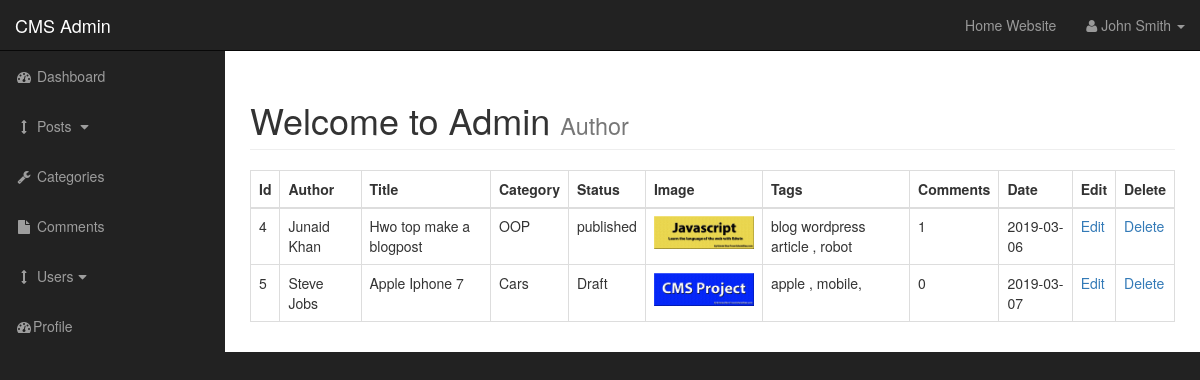
The page /admin/posts.php on the database its author committed.
### tables this page shows
CREATE TABLE `posts` (
  `post_id` int(3) NOT NULL,
  `post_category_id` int(3) NOT NULL,
  `post_title` varchar(255) NOT NULL,
  `post_author` varchar(255) NOT NULL,
  `post_date` date NOT NULL,
  `post_image` text NOT NULL,
  `post_content` text NOT NULL,
  `post_tags` varchar(255) NOT NULL,
  `post_comment_count` int(11) NOT NULL,
  `post_status` varchar(255) NOT NULL DEFAULT 'draft'
);

CREATE TABLE `categories` (
  `cat_id` int(3) NOT NULL,
  `cat_title` varchar(255) NOT NULL
);

### admin/includes/view_all_posts.php (the view, shortened to what this page needs)
       <table class="table table-hovered table-bordered">
                <thead>
                <tr>
                    <th>Id</th>
                      <th>Author</th>
                      <th>Title</th>
                      <th>Category</th>
                      <th>Status</th>
                      <th>Image</th>
                      <th>Tags</th>
                    <th>Comments</th>
                    <th>Date</th>
                    <th>Edit</th>
                    <th>Delete</th>
                </tr>
                </thead>
                <tbody>
                <tr>
                <?php
    $query = "SELECT * from posts";
    $select_posts= mysqli_query($connection , $query);
    while($row = mysqli_fetch_assoc($select_posts))
    {
    $post_id = $row['post_id'];
     $post_author = $row['post_author'];
     $post_title = $row['post_title'];
     $post_category_id = $row['post_category_id'];
     $post_status = $row['post_status'];
     $post_image = $row['post_image'];
    $post_tags = $row['post_tags'];
    $post_comment_count = $row['post_comment_count'];
      $post_date = $row['post_date'];
    echo "<tr>";
        echo "<td>{$post_id}</td>";
        echo "<td>{$post_author}</td>";
        echo "<td>{$post_title}</td>";
    $query = "SELECT * from categories where cat_id={$post_category_id}";
    $select_categories_id= mysqli_query($connection , $query);
    while($row = mysqli_fetch_assoc($select_categories_id))
    {
    $cat_title = $row['cat_title'];
        echo "<td>{$cat_title}</td>";}
        echo "<td>{$post_status}</td>";
        echo "<td><img width=100 src='../images/$post_image' alt='image'></td>";
        echo "<td>{$post_tags}</td>";
        echo "<td>{$post_comment_count}</td>";
        echo "<td>{$post_date}</td>";
echo "<td><a href='posts.php?source=edit_post&p_id={$post_id}'>Edit</a></td>";
echo "<td><a href='posts.php?delete={$post_id}'>Delete</a></td>";
    echo "</tr>";
    }
                ?>
                </tr>
                </tbody>
            </table>

### admin/css/sb-admin.css (style rules this page uses)
body { margin-top: 100px; background-color: #222; }
@media (min-width:768px) { body { margin-top: 50px; } }

### rows shown on the page
posts: post_id "4", post_author "Junaid Khan", post_title "Hwo top make a blogpost", post_status "published", post_image (picture), post_tags "blog wordpress article , robot", post_comment_count "1", post_date "2019-03-06"
categories: cat_title "OOP"
posts: post_id "5", post_author "Steve Jobs", post_title "Apple Iphone 7", post_status "Draft", post_image (picture), post_tags "apple , mobile,", post_comment_count "0", post_date "2019-03-07"
categories: cat_title "Cars"
